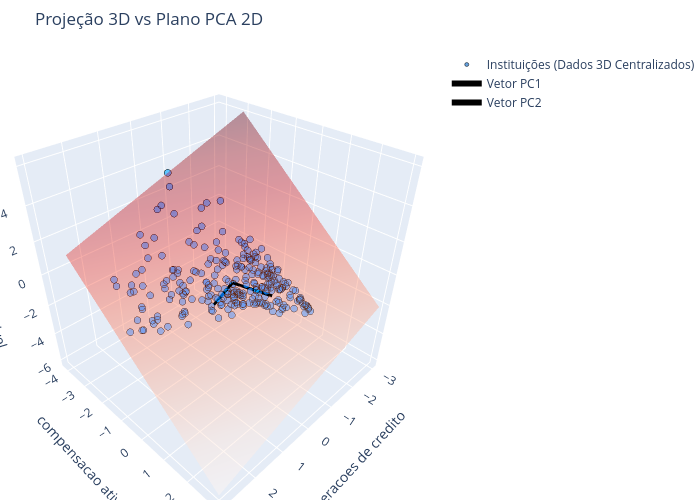

Notebook code cell kept with this figure:
### Markdown cell above
Exemplos

### Code cell
import numpy as np
import pandas as pd
import plotly.graph_objects as go
from sklearn.decomposition import PCA
from sklearn.preprocessing import StandardScaler

df_2023= df_filtrado[df_filtrado['ano'] == 2023]
df_2023 = df_2023.drop(columns=['ano', 'cnpj', 'nome', 'taxonomia'], axis=1)
df_2023 = df_2023[['ativo realizavel - operacoes de credito', 'compensacao ativa - compensacao ativa', 'passivo exigivel - passivo exigivel']]
df_2023.columns = df_2023.columns.astype(str) 
df_2023 = scaler.fit_transform(df_2023) 

# ====================================================================
# 1. GERAÇÃO DE DADOS SINTÉTICOS (Uma nuvem 3D alongada)
# ====================================================================
np.random.seed(42)
n_samples = 150
x = df_2023[:, 0]
y = df_2023[:, 1]
z = df_2023[:, 2]

df_3d = pd.DataFrame({'Ativo': x, 'Passivo': y, 'Provisão': z})

# ====================================================================
# 2. APLICAÇÃO DO PCA (Para encontrar as direções principais)
# ====================================================================
# É obrigatório padronizar para centralizar na origem (0,0,0)
dados_padronizados = StandardScaler().fit_transform(df_3d)

# Treinamos o PCA para 2 componentes (o plano)
pca = PCA(n_components=2)
pca.fit(dados_padronizados)

# Os autovetores (PC1 e PC2) definem a direção do plano
componentes = pca.components_
# Os autovalores (explained_variance_) dizem o tamanho da variação
relevancia = pca.explained_variance_

# ====================================================================
# 3. CONSTRUÇÃO MATEMÁTICA DO PLANO PCA
# ====================================================================
# Criamos uma grade (grid) para desenhar o plano
limite = 3
u = np.linspace(-limite, limite, 10)
v = np.linspace(-limite, limite, 10)
U, V = np.meshgrid(u, v)

# A equação matemática do plano definido por PC1 e PC2
# Usamos o produto vetorial (cross product) para achar o vetor normal ao plano
normal_vetor = np.cross(componentes[0], componentes[1])
d = 0 # Plano passa pela origem (0,0,0)
W = (-normal_vetor[0] * U - normal_vetor[1] * V - d) / normal_vetor[2]

# ====================================================================
# 4. VISUALIZAÇÃO INTERATIVA COM PLOTLY
# ====================================================================
fig = go.Figure()

# A. Adicionar os pontos de dados originais (Scatter3d)
fig.add_trace(go.Scatter3d(
    x=dados_padronizados[:,0], y=dados_padronizados[:,1], z=dados_padronizados[:,2],
    mode='markers',
    marker=dict(size=4, color='rgba(0, 102, 204, 0.6)', line=dict(color='black', width=0.5)),
    name='Instituições (Dados 3D Centralizados)'
))

# B. Adicionar o Plano PCA (Surface)
fig.add_trace(go.Surface(
    x=U, y=V, z=W,
    colorscale='Reds',
    showscale=False,
    opacity=0.4,
    name='Plano PCA (Subespaço 2D Ideal)'
))

# C. Adicionar os vetores dos Componentes Principais (PC1 e PC2)
for i, comp in enumerate(componentes):
    # Multiplicamos o vetor pelo autovalor para ele ter o tamanho da variância que explica
    tamanho = np.sqrt(relevancia[i])
    fig.add_trace(go.Scatter3d(
        x=[0, comp[0]*tamanho], y=[0, comp[1]*tamanho], z=[0, comp[2]*tamanho],
        mode='lines+text',
        line=dict(color='black', width=6),
        name=f'Vetor PC{i+1}'
    ))

# D. Ajustes de Layout (Títulos e Eixos)
fig.update_layout(
    title='Projeção 3D vs Plano PCA 2D',
    scene=dict(
        xaxis=dict(title='operacoes de credito'),
        yaxis=dict(title='compensacao ativa'),
        zaxis=dict(title='passivo exigivel'),
        aspectmode='cube' # Mantém as proporções reais dos desvios padrões
    ),
    width=700, height=500,
    margin=dict(l=0, r=0, b=0, t=50)
)

# E. Exibir o gráfico (irá abrir no seu navegador ou notebook)
fig.show()

### Figure 1 — Plotly figure (JSON) as saved in the notebook; plotly's stock layout.template omitted (floating-point values rounded to 4 significant figures; data arrays with more than 128 entries replaced by an {"elided": "..."} marker saying what was removed)
{"data": [{"marker": {"color": "rgba(0, 102, 204, 0.6)", "line": {"color": "black", "width": 0.5}, "size": 4}, "mode": "markers", "name": "Instituições (Dados 3D Centralizados)", "type": "scatter3d", "x": {"elided": "268 float values"}, "y": {"elided": "268 float values"}, "z": {"elided": "268 float values"}}, {"colorscale": [[0, "rgb(255,245,240)"], [0.125, "rgb(254,224,210)"], [0.25, "rgb(252,187,161)"], [0.375, "rgb(252,146,114)"], [0.5, "rgb(251,106,74)"], [0.625, "rgb(239,59,44)"], [0.75, "rgb(203,24,29)"], [0.875, "rgb(165,15,21)"], [1, "rgb(103,0,13)"]], "name": "Plano PCA (Subespaço 2D Ideal)", "opacity": 0.4, "showscale": false, "type": "surface", "x": [[-3.0, -2.333, -1.667, -1.0, -0.3333, 0.3333, 1.0, 1.667, 2.333, 3.0], [-3.0, -2.333, -1.667, -1.0, -0.3333, 0.3333, 1.0, 1.667, 2.333, 3.0], [-3.0, -2.333, -1.667, -1.0, -0.3333, 0.3333, 1.0, 1.667, 2.333, 3.0], [-3.0, -2.333, -1.667, -1.0, -0.3333, 0.3333, 1.0, 1.667, 2.333, 3.0], [-3.0, -2.333, -1.667, -1.0, -0.3333, 0.3333, 1.0, 1.667, 2.333, 3.0], [-3.0, -2.333, -1.667, -1.0, -0.3333, 0.3333, 1.0, 1.667, 2.333, 3.0], [-3.0, -2.333, -1.667, -1.0, -0.3333, 0.3333, 1.0, 1.667, 2.333, 3.0], [-3.0, -2.333, -1.667, -1.0, -0.3333, 0.3333, 1.0, 1.667, 2.333, 3.0], [-3.0, -2.333, -1.667, -1.0, -0.3333, 0.3333, 1.0, 1.667, 2.333, 3.0], [-3.0, -2.333, -1.667, -1.0, -0.3333, 0.3333, 1.0, 1.667, 2.333, 3.0]], "y": [[-3.0, -3.0, -3.0, -3.0, -3.0, -3.0, -3.0, -3.0, -3.0, -3.0], [-2.333, -2.333, -2.333, -2.333, -2.333, -2.333, -2.333, -2.333, -2.333, -2.333], [-1.667, -1.667, -1.667, -1.667, -1.667, -1.667, -1.667, -1.667, -1.667, -1.667], [-1.0, -1.0, -1.0, -1.0, -1.0, -1.0, -1.0, -1.0, -1.0, -1.0], [-0.3333, -0.3333, -0.3333, -0.3333, -0.3333, -0.3333, -0.3333, -0.3333, -0.3333, -0.3333], [0.3333, 0.3333, 0.3333, 0.3333, 0.3333, 0.3333, 0.3333, 0.3333, 0.3333, 0.3333], [1.0, 1.0, 1.0, 1.0, 1.0, 1.0, 1.0, 1.0, 1.0, 1.0], [1.667, 1.667, 1.667, 1.667, 1.667, 1.667, 1.667, 1.667, 1.667, 1.667], [2.333, 2.333, 2.333, 2.333, 2.333, 2.333, 2.333, 2.333, 2.333, 2.333], [3.0, 3.0, 3.0, 3.0, 3.0, 3.0, 3.0, 3.0, 3.0, 3.0]], "z": [[6.078, 5.636, 5.195, 4.754, 4.313, 3.872, 3.431, 2.989, 2.548, 2.107], [5.168, 4.727, 4.286, 3.845, 3.403, 2.962, 2.521, 2.08, 1.639, 1.198], [4.259, 3.818, 3.376, 2.935, 2.494, 2.053, 1.612, 1.171, 0.7294, 0.2883], [3.349, 2.908, 2.467, 2.026, 1.585, 1.144, 0.7024, 0.2612, -0.18, -0.6211], [2.44, 1.999, 1.558, 1.116, 0.6753, 0.2341, -0.207, -0.6482, -1.089, -1.531], [1.531, 1.089, 0.6482, 0.207, -0.2341, -0.6753, -1.116, -1.558, -1.999, -2.44], [0.6211, 0.18, -0.2612, -0.7024, -1.144, -1.585, -2.026, -2.467, -2.908, -3.349], [-0.2883, -0.7294, -1.171, -1.612, -2.053, -2.494, -2.935, -3.376, -3.818, -4.259], [-1.198, -1.639, -2.08, -2.521, -2.962, -3.403, -3.845, -4.286, -4.727, -5.168], [-2.107, -2.548, -2.989, -3.431, -3.872, -4.313, -4.754, -5.195, -5.636, -6.078]]}, {"line": {"color": "black", "width": 6}, "mode": "lines+text", "name": "Vetor PC1", "type": "scatter3d", "x": [0, -0.6717], "y": [0, 0.8854], "z": [0, -0.7633]}, {"line": {"color": "black", "width": 6}, "mode": "lines+text", "name": "Vetor PC2", "type": "scatter3d", "x": [0, 0.7083], "y": [0, 0.06124], "z": [0, -0.5523]}], "layout": {"height": 500, "margin": {"b": 0, "l": 0, "r": 0, "t": 50}, "scene": {"aspectmode": "cube", "xaxis": {"title": {"text": "operacoes de credito"}}, "yaxis": {"title": {"text": "compensacao ativa"}}, "zaxis": {"title": {"text": "passivo exigivel"}}}, "title": {"text": "Projeção 3D vs Plano PCA 2D"}, "width": 700}}
